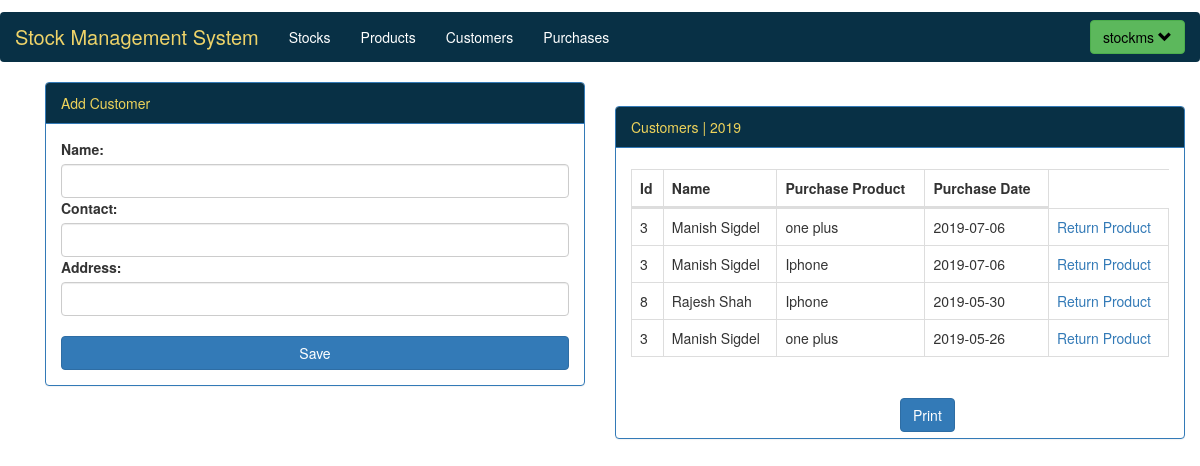
Screenshot of /dashboard/customer (signed in) with the database file from the repository.
### customer/models.py (models this page shows, shortened)
class Customer(models.Model):
    name = models.CharField(max_length=30)
    contact = models.CharField(max_length=30)
    address = models.CharField(max_length=30)

### stockms/views.py (the view, shortened to what this page needs)
# urls.py: path('dashboard/customer',views.customer, name='customer'),
@login_required(login_url='login')
def customer(request):
    posts = []
    db = sqlite3.connect('db.sqlite3')
    cursor = db.cursor()
    cursor.execute(
        'select customer_customer.id, customer_customer.name , product_product.name , purchase_purchase.date , purchase_purchase.id from customer_customer , product_product , purchase_purchase where customer_customer.id=purchase_purchase.customer_id_id and product_product.id=purchase_purchase.product_id_id order by purchase_purchase.date desc')
    for obj in cursor.fetchall():
        posts.append({"id": obj[0], "name": obj[1], "product_id": obj[2], "date": obj[3], "purchase_id": obj[4]})
    if request.method == 'GET':
        context = {
            'form': CustomerForm(),
            'all_posts': posts,
            'year': getCurrentYear(),
        }
        return render(request, 'customer.html', context)

### stockms/form.py
class CustomerForm(forms.ModelForm):
    name = forms.CharField(widget=forms.TextInput(attrs={'class': 'form-control'}))
    contact = forms.CharField(widget=forms.TextInput(attrs={'class': 'form-control'}))
    address = forms.CharField(widget=forms.TextInput(attrs={'class': 'form-control'}))
    class Meta:
        model = Customer
        fields = ['name', 'contact', 'address']

### stockms/views.py (called while the page is built)
def getCurrentYear():
    return datetime.date.today().year

### templates/customer.html (shortened to what this page needs)
{% extends 'base/master.html' %}
{%load staticfiles%}
{% block 'content'%}
<div class="container">
    <div class="col-md-6">
        <div class="panel panel-primary">
            <div class="panel-heading"style="background-color:#083045; color:#eed35b; ">Add Customer</div>
            <div class="panel-body">
                <form method="post" action="#" enctype="multipart/form-data">
                    {{form}}
                    <br>
                    <button type="submit" class="btn btn-primary" style="width:100%;">Save</button>
                </form>
            </div>
        </div>
    </div>
</div>
<div class="col-md-6" style="float:right;margin-top:-25%;">
        <div class="panel panel-primary">
            <div class="panel-heading" style="background-color:#083045; color:#eed35b; ">Customers | {{year}}</div>
            <div class="panel-body">
<table id="table_id" class="table table-striped table-bordered">
        <thead>
            <tr>
                <th>Id</th>
                <th>Name</th>
                <th>Purchase Product</th>
                <th>Purchase Date</th>
            </tr>
        </thead>
        <tbody>
        {% for c in all_posts %}
            <tr>
                <td>{{c.id}}</td>
                <td>{{c.name}}</td>
                <td>{{c.product_id}}</td>
                <td>{{c.date}}</td>
                <td><a href="#">Return Product</a> </td>
            </tr>
        {%endfor%}
        </tbody>
</table>
            </div>
            <form method="post" action="{% url 'export_customer_xls' %}">
                    <br>
                    <button type="submit" class="btn btn-primary" style="margin-left:50%;margin-bottom:1%">Print</button>
                </form>
        </div>
</div>
{%endblock%}

### templates/base/master.html (shortened to what this page needs)
<!DOCTYPE html>
{%load staticfiles%}
<html lang="en">
<head>
    <link rel="stylesheet" href="{%static 'css/bootstrap.min.css'%}">
    <link rel="stylesheet" href="{%static 'css/style.css'%}">
    <link rel="stylesheet" href="https://ajax.googleapis.com/ajax/libs/jqueryui/1.11.4/themes/smoothness/jquery-ui.css">
    <link rel="stylesheet" type="text/css" href="https://cdn.datatables.net/1.10.19/css/dataTables.bootstrap4.min.css">
</head>
<body>
<nav class="navbar navbar-default"style="margin-top: 1%;">
  <div class="container-fluid">
    <div class="navbar-header">
        {% if request.user.is_authenticated %}
            <a class="navbar-brand" href="{% url 'index' %}" style="color:#eed369; font-size:20px;">Stock Management System</a>
        <ul class="nav navbar-nav" style="margin-left:0% !important">
        <li><a href="{%url 'stock'%}">Stocks </a></li>
        <li><a href="{% url 'product'%}">Products</a></li>
        <li><a href="{% url 'customer'%}" class="active">Customers</a></li>
        <li><a href="{% url 'purchase'%}">Purchases</a></li>
      </ul>
       {% else %}
      <a class="navbar-brand" href="#" style="color:#eed369;font-size:20px;">Stock Management System</a>
        {%endif%}
    </div>
    <div class="collapse navbar-collapse" id="bs-example-navbar-collapse-1">
      <ul class="nav navbar-nav navbar-right">
          {% if request.user.is_authenticated %}
          <div class="btn-group"style="margin-top: 8%;">
  <button type="button" class="btn btn-success dropdown-toggle" data-toggle="dropdown" aria-haspopup="true" aria-expanded="false" style="color:#000000;font-size:14px;">
    {{user}}
      <span class="glyphicon glyphicon-chevron-down" aria-hidden="true"></span>
  </button>
</div>
          {% else %}
        <button type="button" class="btn btn-default navbar-btn" onclick="location.href='{%url 'signup'%}';">Signup</button>
          <button type="button" class="btn btn-default navbar-btn" onclick="location.href='{%url 'login'%}';">Signin</button>
            {% endif%}
      </ul>
    </div>
  </div>
</nav>
{% block 'content' %}
{% endblock %}
</body>
</html>

### static/css/style.css (style rules this page uses)
body { padding:0px; margin:0px; }
.navbar { background-color:#083045 !important; border:0px; border-redius:0px; }
.navbar-nav>li>a { color:#fff !important; }

### rows the page displays
Customer: id "3", name "Manish Sigdel", product_id "one plus", date "2019-07-06", product_id "Iphone", date "2019-05-26"
Customer: id "8", name "Rajesh Shah", product_id "Iphone", date "2019-05-30"

### other values shown
{{ user }} "stockms"
{{ year }} "2019"
